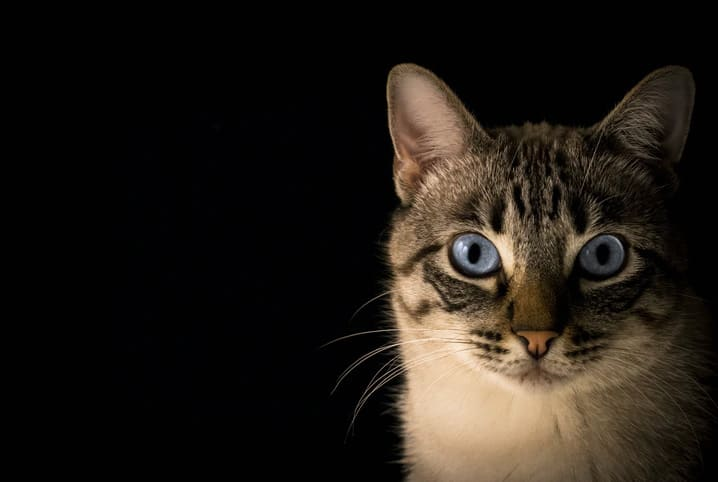
#> input picture Photos/Cat.jpg, 718 x 482 px, found by its file name
$ python basic.py
#> lines starting #> are read from the running program, lines starting #| are printed output that depends on the picture; after the words box and inside, x2 and y2 are one past the last pixel; in counts of white or black regions, pixels touching at a corner belong together
import cv2 as cv

img = cv.imread('Photos/Cat.jpg')
#> img is the input picture: shape (482, 718, 3); mean B, G, R 21.7, 27.8, 33.4
cv.imshow('Cat', img)

#1. Converting to grayscale
gray = cv.cvtColor(img, cv.COLOR_BGR2GRAY)
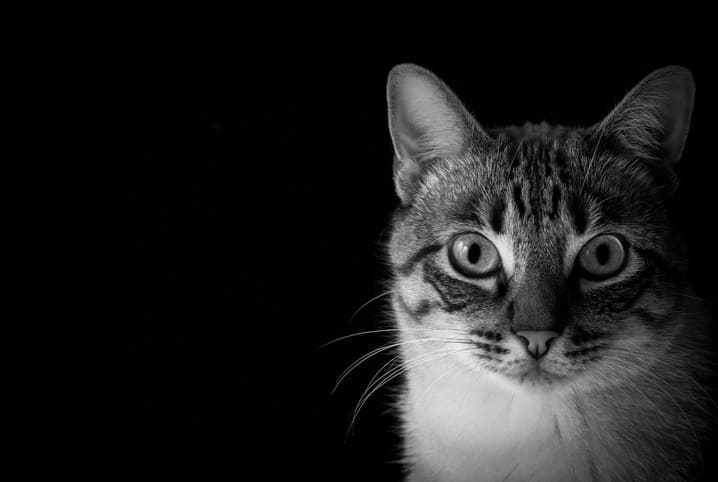
#> gray: shape (482, 718); min 0, max 239, mean 28.7
cv.imshow('Gray', gray)

#2. Blur
blur = cv.GaussianBlur(img, (7,7), cv.BORDER_DEFAULT)
cv.imshow('Blur', blur)

#3. Edge Cascade ( Edges da imagem)
canny = cv.Canny(img, 125, 175)
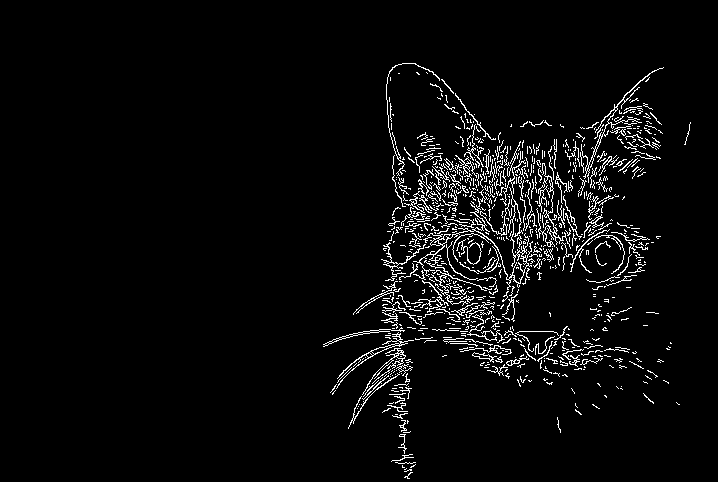
#> canny: shape (482, 718); 4% white in thin lines or dots, all inside (x1, y1, x2, y2) = (323, 63, 691, 479)
cv.imshow("Canny", canny)

#4. Dilating the image
dilated = cv.dilate(canny, (7,7), iterations=3)
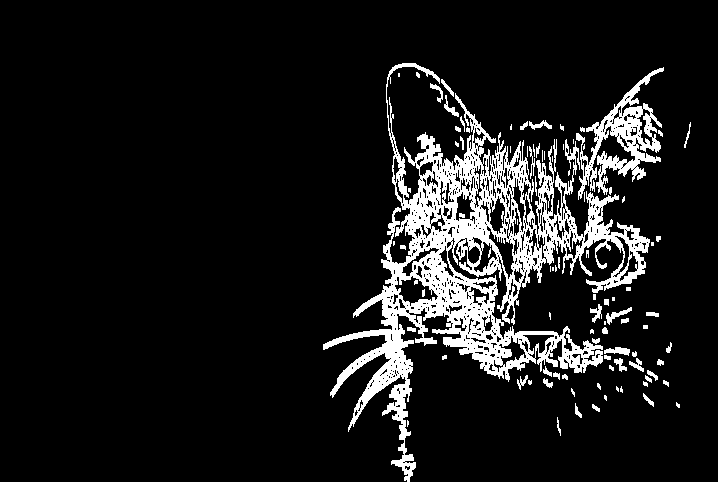
#> dilated: shape (482, 718); 10.2% white; 96 white regions (41 under 20 px), largest, box (x1, y1, x2, y2) and area: (323, 63, 650, 482) 28955, (576, 67, 664, 200) 3550, (604, 347, 630, 356) 140
cv.imshow("Dilated", dilated)

#5. Eroding
eroded = cv.erode(dilated, (7,7), iterations=3)
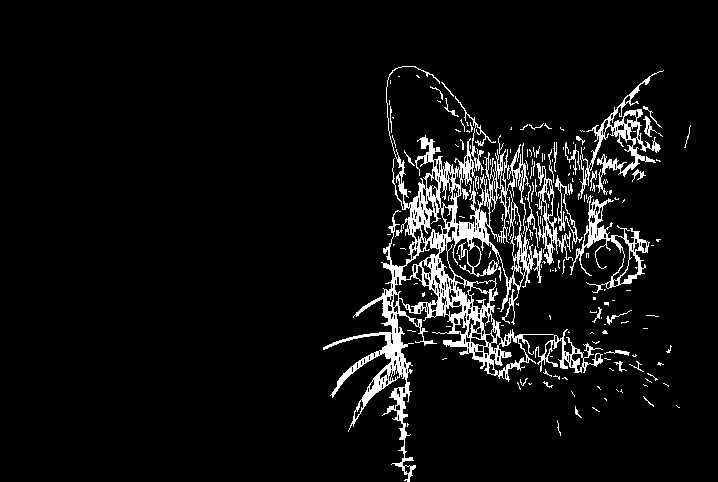
#> eroded: shape (482, 718); 6.3% white; 178 white regions (145 under 20 px), largest, box (x1, y1, x2, y2) and area: (323, 66, 603, 482) 15287, (580, 70, 664, 199) 1808, (570, 195, 650, 293) 1487
cv.imshow("Eroded", eroded)

#6. Resize
resized = cv.resize(img, (500,500), interpolation=cv.INTER_AREA) #o valor em interpolation depende do tamanho do resize
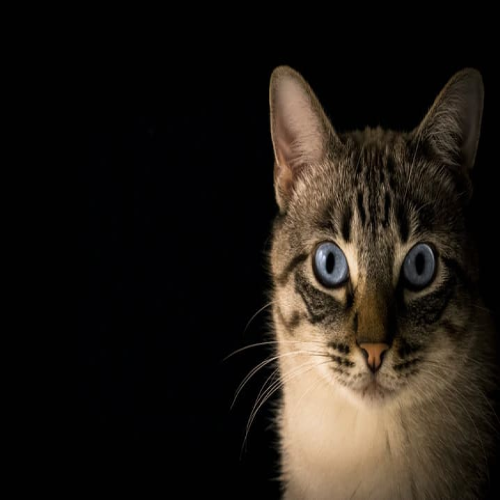
#> resized: shape (500, 500, 3); mean B, G, R 21.6, 27.7, 33.4
cv.imshow("Resized", resized)

#7, Crop
cropped = img[50:200, 200:400]
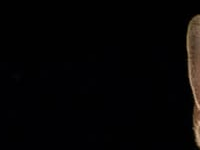
#> cropped: shape (150, 200, 3); mean B, G, R 4.6, 4.7, 5.8
cv.imshow("Cropped", cropped)

cv.waitKey(0)
